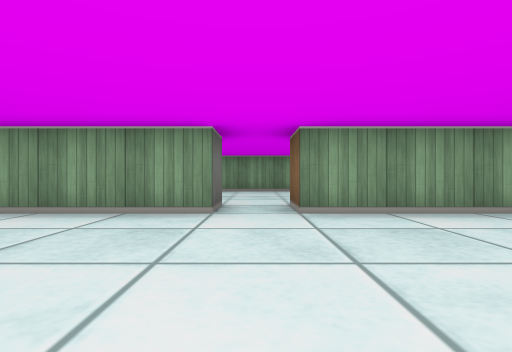
[1] (above)

24 first-person views from a walk through a cub3D maze. The camera is about half as high as the walls, looks level and sees 80° across. The floor is counted in squares. Each view is taken from the middle of a square. On the plan, view 1 faces up. The plan holds only what a view shows up to about 9 squares ahead; the rest is blank.

[2]
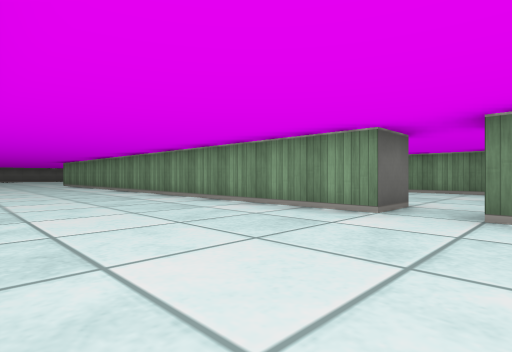

[3]
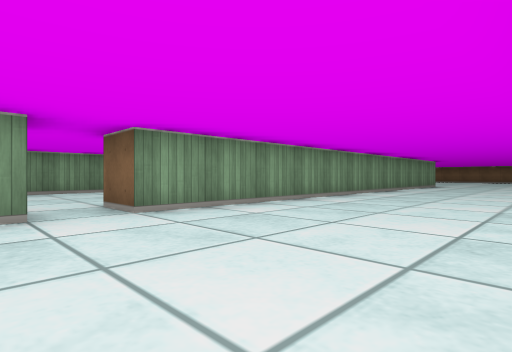

[4]
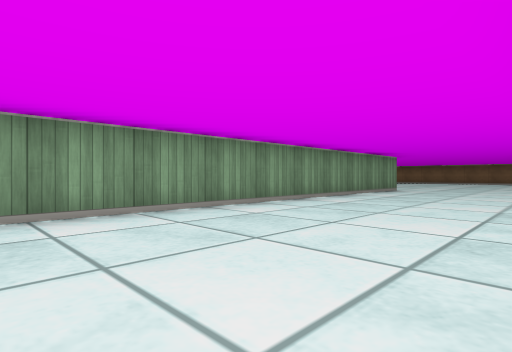

[5]
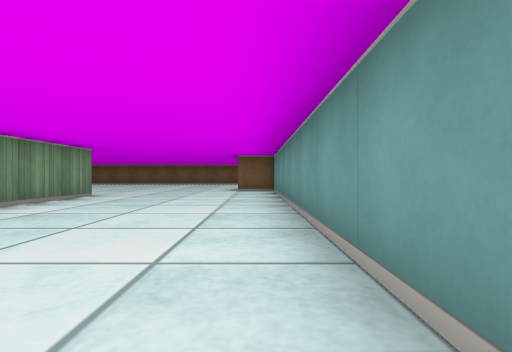

[6]
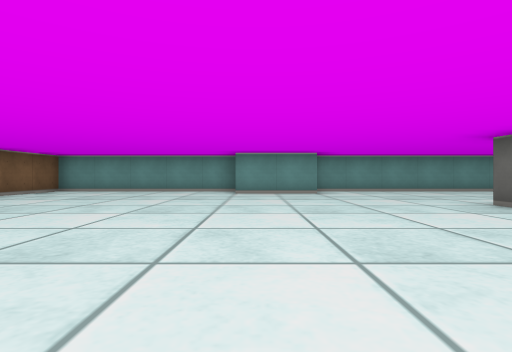

[7]
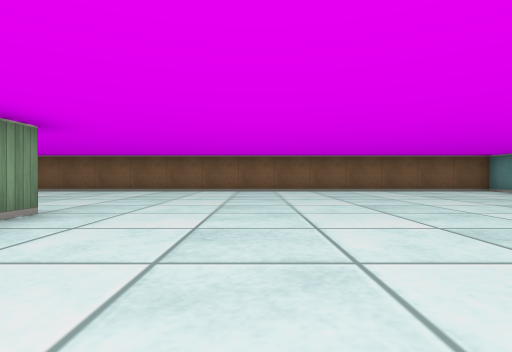

[8]
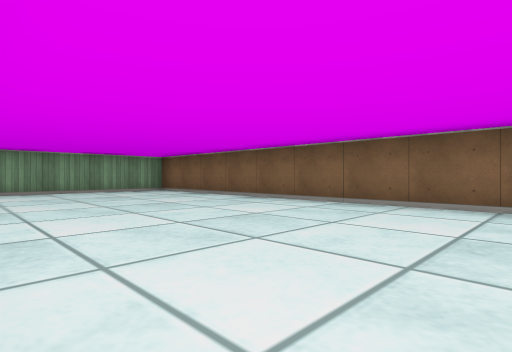

[9]
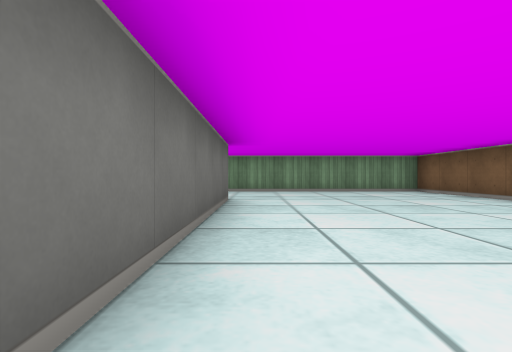

[10]
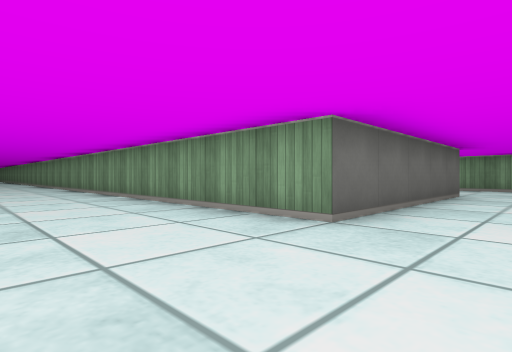

[11]
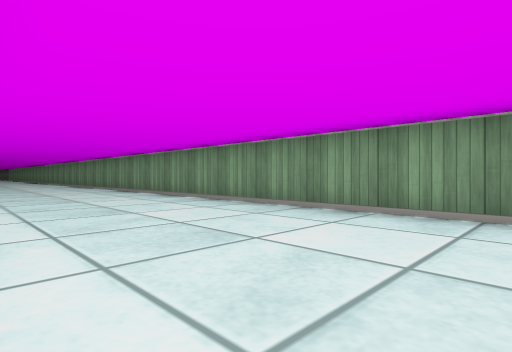

[12]
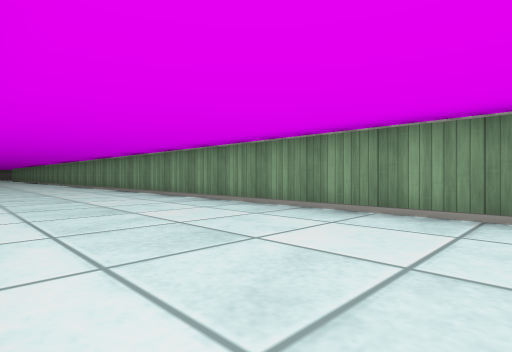

[13]
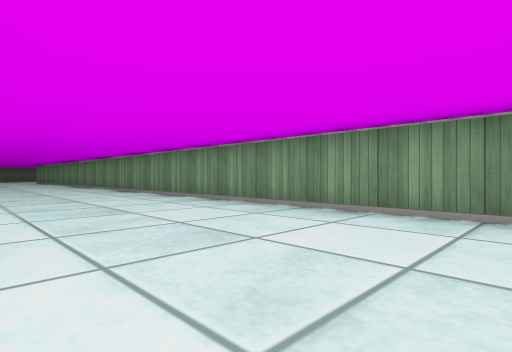

[14]
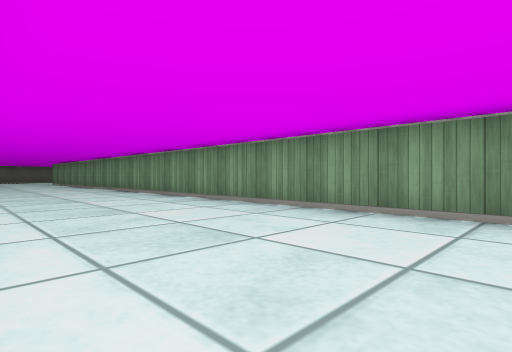

[15]
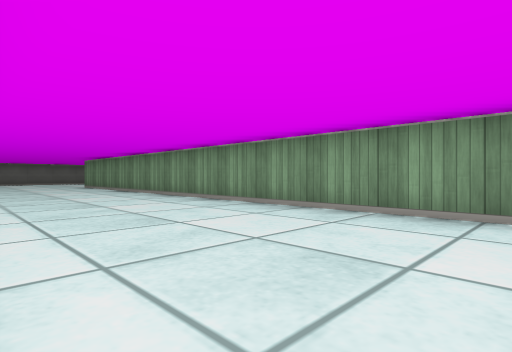

[16]
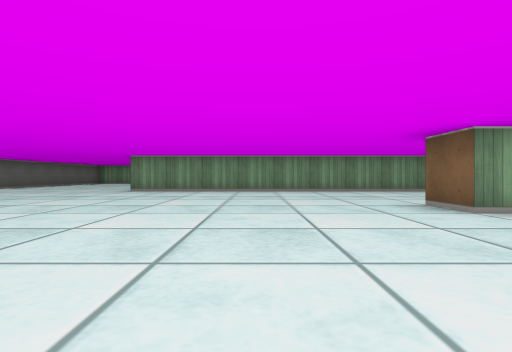

[17]
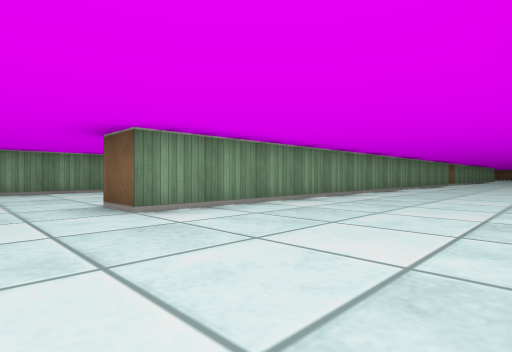

[18]
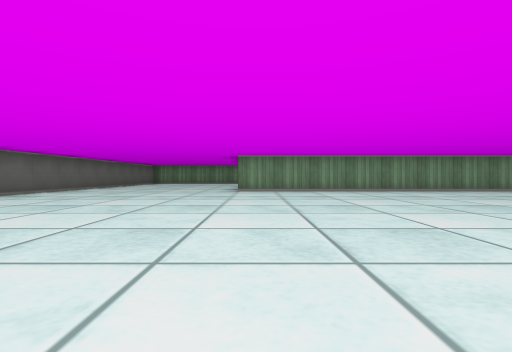

[19]
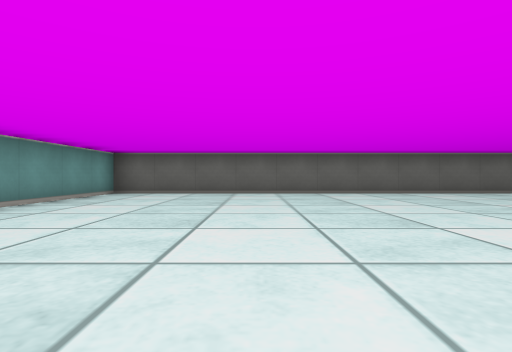

[20]
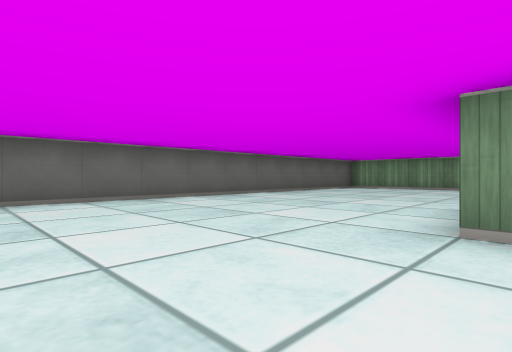

[21]
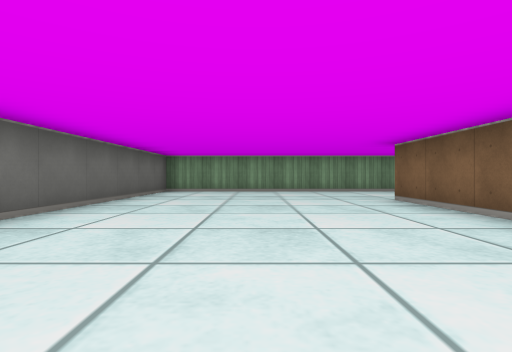

[22]
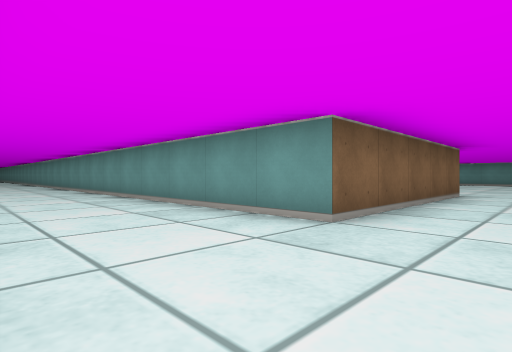

[23]
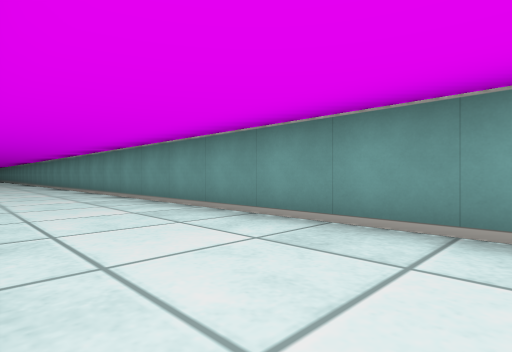

[24]
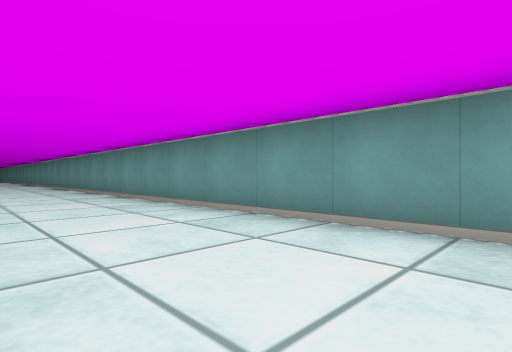

### Floor plan
Points are (right, up) in squares from view 1. A wall is a line through its corners. A room is listed if a view was taken in it or the views show most of it. See-through windows are left out.
Room 1 (views 1, 2, 3, 4, 5, 6, 7, 8, 9, 10, 11, 12, 13, 14, 15, 16, 17, 18, 19, 20, 21, 22, 23, 24)
walls: (-0.5, 4.5) (-0.5, 3.5) (-14.5, 3.5) (-14.5, 4.5); (6.5, -0.5) (14.5, -0.5) (14.5, 0.5) (16.5, 0.5); (12.5, 3.5) (0.5, 3.5) (0.5, 4.5); (-19.1, 16.5) (-25.5, 16.5) (-25.5, -0.5) (-22.1, -0.5); (16.5, 13.5) (16.5, 8.5) (-20.5, 8.5) (-20.5, 13.5) (-2.8, 13.5); (16.5, -0.5) (21.5, -0.5) (21.5, 16.5) (15.9, 16.5)

Positions as (right, up) in squares from view 1, and headings:
1: (0, 0), facing up
2: (1, 0), facing up-left
3: (-1, 0), facing up-right
4: (3, 0), facing up-right
5: (6, 0), facing right
6: (16, 8), facing down
7: (13, 6), facing right
8: (17, 8), facing up-right
9: (17, 8), facing up
10: (18, 6), facing up-left
11: (13, 5), facing up-left
12: (11, 5), facing up-left
13: (1, 5), facing up-left
14: (-3, 5), facing up-left
15: (-8, 5), facing up-left
16: (-17, 0), facing up
17: (-16, 0), facing up-right
18: (-20, 0), facing up
19: (-18, 3), facing left
20: (-20, 6), facing up-left
21: (-23, 8), facing up
22: (-22, 16), facing down-right
23: (-18, 16), facing down-right
24: (-13, 16), facing down-right
